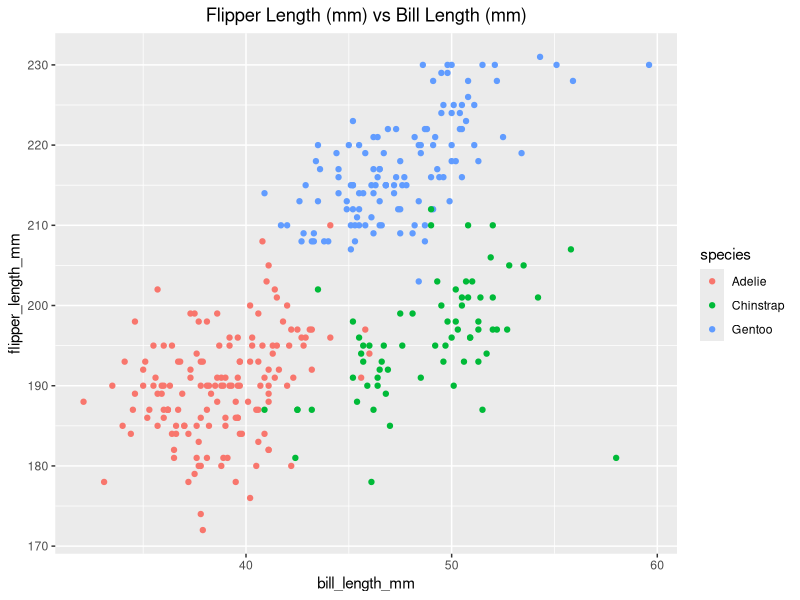
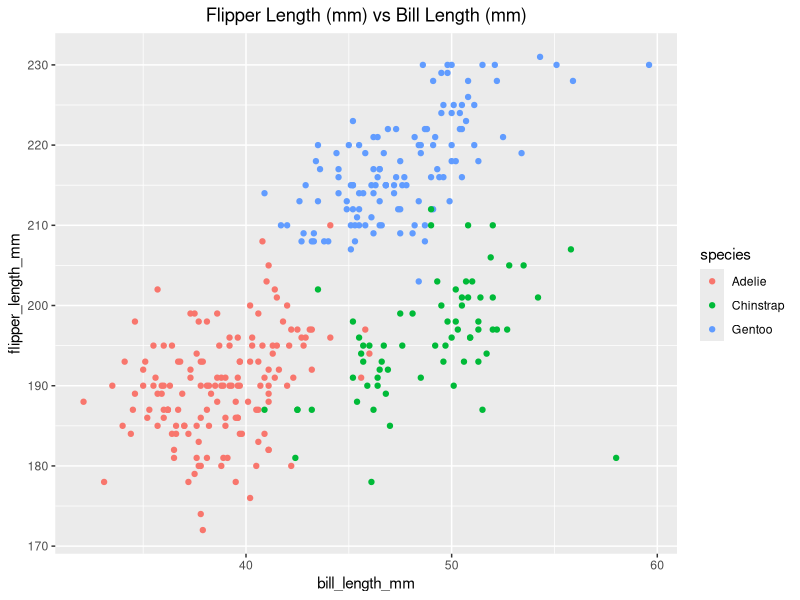

These charts were generated, in order, by the following R code:
## ---- chunk 1
library(tidyverse)
## ---- chunk 2
problem1_df =
  tibble(
    samp = rnorm(10),
    samp_gt_0 = samp > 0,
    char_vec = c("a", "b", "c", "d", "e", "f", "g", "h", "i", "j"),
    factor_vec = factor(c("low", "low", "low", "mod", "mod", "mod", "mod", "high", "high", "high"))
  )
## ---- chunk 3
mean (pull(problem1_df, samp))
mean (pull(problem1_df, samp_gt_0))
mean (pull(problem1_df, char_vec))
mean (pull(problem1_df, factor_vec))

## ---- chunk 4

data("penguins", package = "palmerpenguins")

## ---- chunk 5
ggplot(penguins, aes(bill_length_mm, flipper_length_mm, colour = species)) + geom_point() + ggtitle("Flipper Length (mm) vs Bill Length (mm)") + theme(plot.title = element_text(hjust = 0.5))
ggsave("scatter_plot.pdf", height = 4, width = 6)
